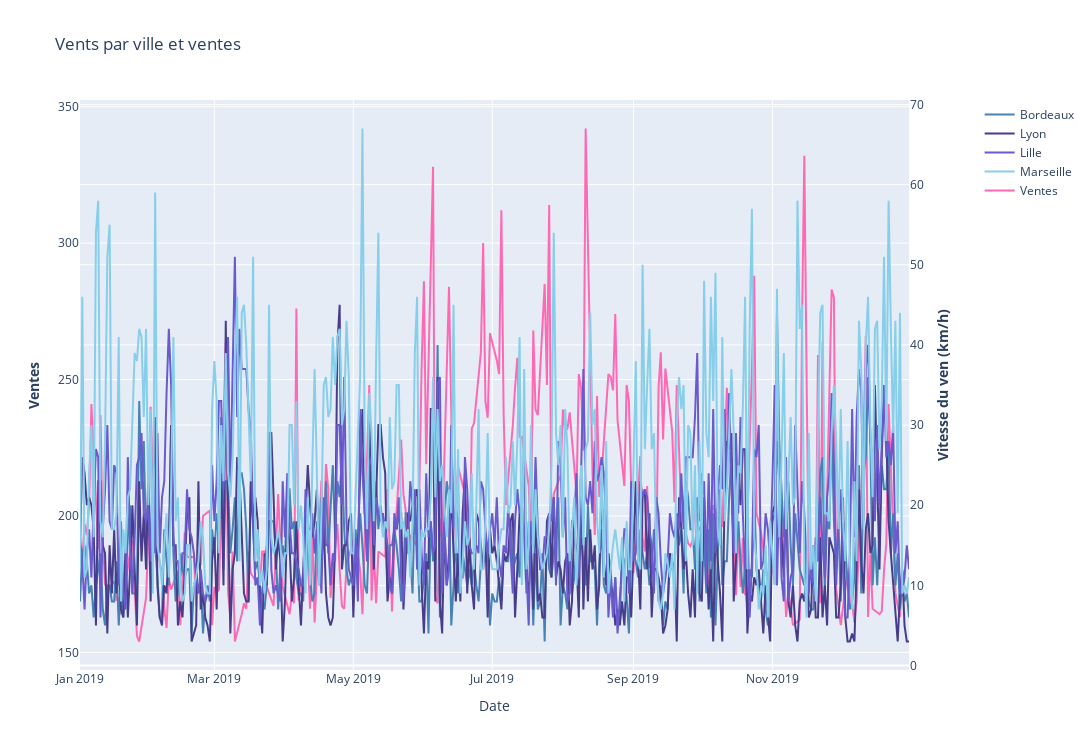

The notebook cell this image was saved under:
### Markdown cell above
Je vais représenter les courbes de vent par ville en fonction des ventes

### Code cell
import plotly.graph_objects as go
from plotly.subplots import make_subplots

marseille_wind = marseille.windspeed_max_kmh
lyon_wind = lyon.windspeed_max_kmh
lille_wind = lille.windspeed_max_kmh
bordeaux_wind = bordeaux.windspeed_max_kmh


fig = go.Figure()
# Create figures with secondary y-axis
fig = make_subplots(specs=[[{"secondary_y": True}]],)

fig.add_trace(
    go.Scatter(
        x=bordeaux.date,
        y=bordeaux_wind,
        line_color='steelblue',
        name='Bordeaux'
    ),
    secondary_y=True
)

fig.add_trace(
    go.Scatter(   
        x=lyon.date,
        y=lyon_wind,
        line_color='darkslateblue',
        name='Lyon'
    ),
    secondary_y=True   
)

fig.add_trace(
    go.Scatter(
        x=lille.date, y=lille_wind,
        line_color='slateblue',
        name='Lille'
    ),
    secondary_y=True
)


fig.add_trace(go.Scatter(
    x=marseille.date, 
    y=marseille_wind,
    line_color='skyblue',
    name='Marseille'),
    secondary_y=True,
)
fig.add_trace(go.Scatter(
    x=sales_by_date.date, y=sales_by_date.sales,
    line_color='hotpink',
    name='Ventes'),
    secondary_y=False,
)

# Add figure title and dimensions
fig.update_layout(
    autosize=False,
    width=1500,
    height=750,
    title_text="Vents par ville et ventes"
)


# Set x-axis title
fig.update_xaxes(title_text="Date")

# Set y-axes titles
fig.update_yaxes(title_text="<b>Ventes</b> ", secondary_y=False)
fig.update_yaxes(title_text="<b>Vitesse du ven (km/h)</b>", secondary_y=True)

#fig.update_traces(mode='lines')
fig.show()

### Figure 1 — Plotly figure (JSON) as saved in the notebook; plotly's stock layout.template omitted (floating-point values rounded to 4 significant figures; data arrays with more than 128 entries replaced by an {"elided": "..."} marker saying what was removed)
{"data": [{"line": {"color": "steelblue"}, "name": "Bordeaux", "type": "scatter", "x": {"elided": "365 str values"}, "xaxis": "x", "y": {"elided": "365 int values"}, "yaxis": "y2"}, {"line": {"color": "darkslateblue"}, "name": "Lyon", "type": "scatter", "x": {"elided": "365 str values"}, "xaxis": "x", "y": {"elided": "365 int values"}, "yaxis": "y2"}, {"line": {"color": "slateblue"}, "name": "Lille", "type": "scatter", "x": {"elided": "365 str values"}, "xaxis": "x", "y": {"elided": "365 int values"}, "yaxis": "y2"}, {"line": {"color": "skyblue"}, "name": "Marseille", "type": "scatter", "x": {"elided": "365 str values"}, "xaxis": "x", "y": {"elided": "365 int values"}, "yaxis": "y2"}, {"line": {"color": "hotpink"}, "name": "Ventes", "type": "scatter", "x": {"elided": "260 str values"}, "xaxis": "x", "y": {"elided": "260 int values"}, "yaxis": "y"}], "layout": {"autosize": false, "height": 750, "title": {"text": "Vents par ville et ventes"}, "width": 1500, "xaxis": {"anchor": "y", "autorange": true, "domain": [0, 0.94], "range": ["2019-01-01", "2019-12-31"], "title": {"text": "Date"}, "type": "date"}, "yaxis": {"anchor": "x", "autorange": true, "domain": [0, 1], "range": [143.6, 352.4], "title": {"text": "<b>Ventes</b> "}, "type": "linear"}, "yaxis2": {"anchor": "x", "autorange": true, "overlaying": "y", "range": [-0.5556, 70.56], "side": "right", "title": {"text": "<b>Vitesse du ven (km/h)</b>"}, "type": "linear"}}}
